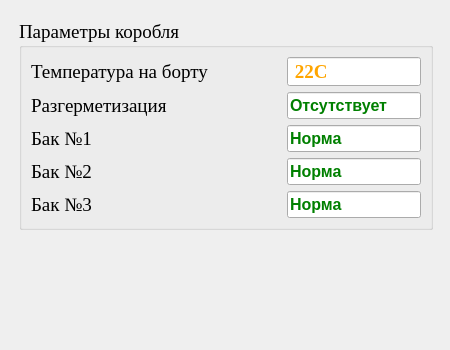
<?xml version="1.0" encoding="UTF-8"?>
<ui version="4.0">
 <class>Form</class>
 <widget class="QWidget" name="Form">
  <property name="geometry">
   <rect>
    <x>0</x>
    <y>0</y>
    <width>450</width>
    <height>350</height>
   </rect>
  </property>
  <property name="minimumSize">
   <size>
    <width>450</width>
    <height>350</height>
   </size>
  </property>
  <property name="maximumSize">
   <size>
    <width>450</width>
    <height>350</height>
   </size>
  </property>
  <property name="windowTitle">
   <string>Form</string>
  </property>
  <property name="windowOpacity">
   <double>15.000000000000000</double>
  </property>
  <widget class="QGroupBox" name="groupBox">
   <property name="geometry">
    <rect>
     <x>19</x>
     <y>20</y>
     <width>414</width>
     <height>210</height>
    </rect>
   </property>
   <property name="font">
    <font>
     <family>Times New Roman</family>
     <pointsize>14</pointsize>
    </font>
   </property>
   <property name="title">
    <string>Параметры коробля</string>
   </property>
   <layout class="QVBoxLayout" name="verticalLayout">
    <item>
     <layout class="QHBoxLayout" name="horizontalLayout">
      <item>
       <widget class="QLabel" name="label">
        <property name="minimumSize">
         <size>
          <width>250</width>
          <height>0</height>
         </size>
        </property>
        <property name="baseSize">
         <size>
          <width>0</width>
          <height>0</height>
         </size>
        </property>
        <property name="text">
         <string>Температура на борту</string>
        </property>
       </widget>
      </item>
      <item>
       <widget class="QLineEdit" name="lineEdit">
        <property name="minimumSize">
         <size>
          <width>0</width>
          <height>0</height>
         </size>
        </property>
        <property name="font">
         <font>
          <family>Times New Roman</family>
          <pointsize>14</pointsize>
          <bold>true</bold>
          <stylestrategy>PreferAntialias</stylestrategy>
         </font>
        </property>
        <property name="whatsThis">
         <string>&lt;!DOCTYPE HTML PUBLIC &quot;-//W3C//DTD HTML 4.0//EN&quot; &quot;http://www.w3.org/TR/REC-html40/strict.dtd&quot;&gt;
&lt;html&gt;&lt;head&gt;&lt;meta name=&quot;qrichtext&quot; content=&quot;1&quot; /&gt;&lt;meta charset=&quot;utf-8&quot; /&gt;&lt;style type=&quot;text/css&quot;&gt;
p, li { white-space: pre-wrap; }
hr { height: 1px; border-width: 0; }
li.unchecked::marker { content: &quot;\2610&quot;; }
li.checked::marker { content: &quot;\2612&quot;; }
&lt;/style&gt;&lt;/head&gt;&lt;body style=&quot; font-family:'Times New Roman'; font-size:14pt; font-weight:400; font-style:normal;&quot;&gt;
&lt;p align=&quot;center&quot; style=&quot;-qt-paragraph-type:empty; margin-top:12px; margin-bottom:12px; margin-left:0px; margin-right:0px; -qt-block-indent:0; text-indent:0px;&quot;&gt;&lt;br /&gt;&lt;/p&gt;&lt;/body&gt;&lt;/html&gt;</string>
        </property>
        <property name="styleSheet">
         <string notr="true">color: orange; /* Оранжевый */</string>
        </property>
        <property name="text">
         <string> 22C</string>
        </property>
       </widget>
      </item>
     </layout>
    </item>
    <item>
     <layout class="QHBoxLayout" name="horizontalLayout_2">
      <item>
       <widget class="QLabel" name="label_2">
        <property name="minimumSize">
         <size>
          <width>250</width>
          <height>0</height>
         </size>
        </property>
        <property name="text">
         <string>Разгерметизация</string>
        </property>
       </widget>
      </item>
      <item>
       <widget class="QLineEdit" name="lineEdit_2">
        <property name="font">
         <font>
          <family>Segoe UI</family>
          <pointsize>12</pointsize>
          <bold>true</bold>
         </font>
        </property>
        <property name="styleSheet">
         <string notr="true">color: green; /* Зеленый */</string>
        </property>
        <property name="text">
         <string>Отсутствует</string>
        </property>
       </widget>
      </item>
     </layout>
    </item>
    <item>
     <layout class="QHBoxLayout" name="horizontalLayout_3">
      <item>
       <widget class="QLabel" name="label_3">
        <property name="minimumSize">
         <size>
          <width>250</width>
          <height>0</height>
         </size>
        </property>
        <property name="text">
         <string>Бак №1</string>
        </property>
       </widget>
      </item>
      <item>
       <widget class="QLineEdit" name="lineEdit_3">
        <property name="font">
         <font>
          <family>Segoe UI</family>
          <pointsize>12</pointsize>
          <bold>true</bold>
         </font>
        </property>
        <property name="styleSheet">
         <string notr="true">color: green; /* Зеленый */</string>
        </property>
        <property name="text">
         <string>Норма</string>
        </property>
       </widget>
      </item>
     </layout>
    </item>
    <item>
     <layout class="QHBoxLayout" name="horizontalLayout_4">
      <item>
       <widget class="QLabel" name="label_4">
        <property name="minimumSize">
         <size>
          <width>250</width>
          <height>0</height>
         </size>
        </property>
        <property name="text">
         <string>Бак №2</string>
        </property>
       </widget>
      </item>
      <item>
       <widget class="QLineEdit" name="lineEdit_4">
        <property name="font">
         <font>
          <family>Segoe UI</family>
          <pointsize>12</pointsize>
          <bold>true</bold>
         </font>
        </property>
        <property name="styleSheet">
         <string notr="true">color: green; /* Зеленый */</string>
        </property>
        <property name="text">
         <string>Норма</string>
        </property>
       </widget>
      </item>
     </layout>
    </item>
    <item>
     <layout class="QHBoxLayout" name="horizontalLayout_5">
      <item>
       <widget class="QLabel" name="label_5">
        <property name="minimumSize">
         <size>
          <width>250</width>
          <height>0</height>
         </size>
        </property>
        <property name="text">
         <string>Бак №3</string>
        </property>
       </widget>
      </item>
      <item>
       <widget class="QLineEdit" name="lineEdit_5">
        <property name="font">
         <font>
          <family>Segoe UI</family>
          <pointsize>12</pointsize>
          <bold>true</bold>
         </font>
        </property>
        <property name="styleSheet">
         <string notr="true">color: green; /* Зеленый */</string>
        </property>
        <property name="text">
         <string>Норма</string>
        </property>
       </widget>
      </item>
     </layout>
    </item>
   </layout>
  </widget>
 </widget>
 <resources/>
 <connections/>
</ui>
